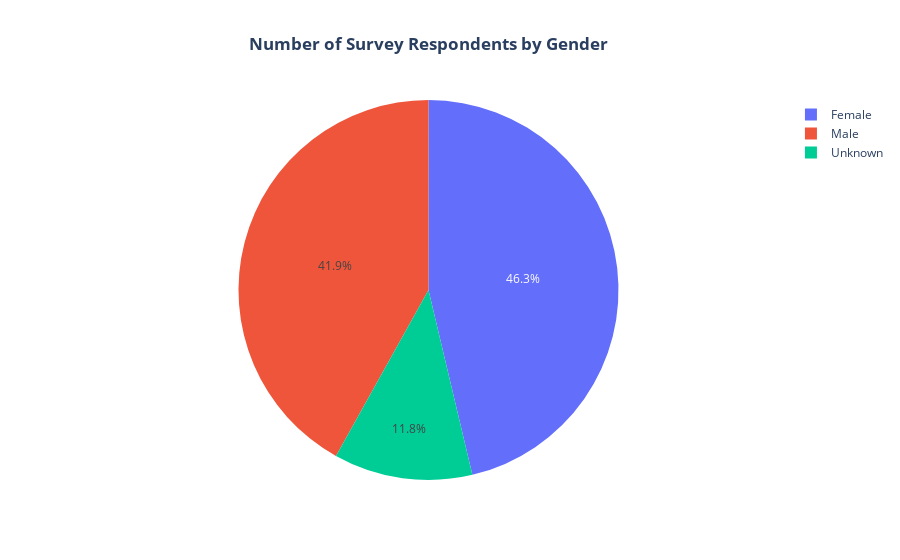

Write notebook code for a chart like this one.
### Markdown cell above
Below is presented a piechart to better visualize the gender disparity.

### Code cell
fig = go.Figure(
    data=[
        go.Pie(
        values=gender_counts.values,
        labels=gender_counts.index,
        hoverinfo='label+percent+value',
        ) 
    ],
    layout=go.Layout(
        title={
        'text':"<b>Number of Survey Respondents by Gender</b><br>",
        'yanchor':'top',
        'xref':'paper',
        'x':0.5
    },
    )

)
fig.show()

### Figure 1 — Plotly figure (JSON) as saved in the notebook; plotly's stock layout.template omitted (floating-point values rounded to 4 significant figures)
{"data": [{"hoverinfo": "label+percent+value", "labels": ["Female", "Male", "Unknown"], "type": "pie", "values": [549, 497, 140]}], "layout": {"title": {"text": "<b>Number of Survey Respondents by Gender</b><br>", "x": 0.5, "xref": "paper", "yanchor": "top"}}}
